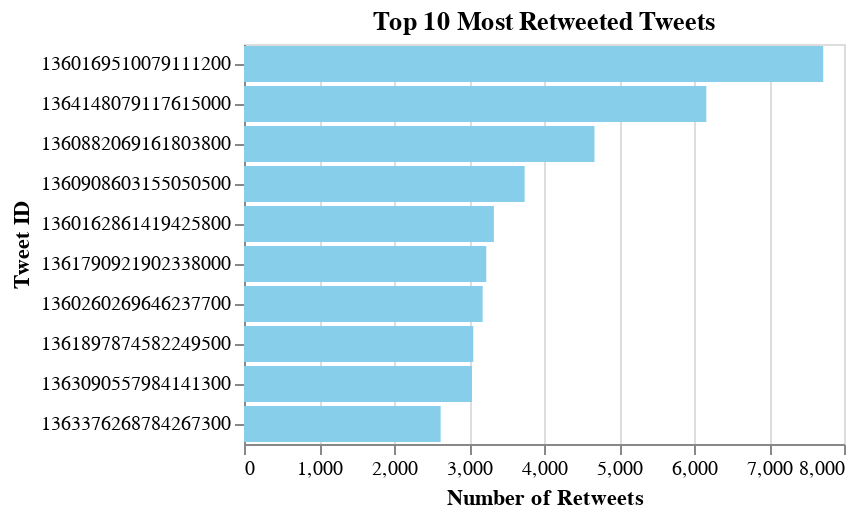

Notebook code cell kept with this figure:
### Code cell
top_retweeted = df[['id', 'content', 'retweets', 'language']].sort_values(by='retweets', ascending=False).head(10)

top_retweet_chart = alt.Chart(top_retweeted).mark_bar(color='skyblue').encode(
    alt.X('retweets:Q', title='Number of Retweets'),
    alt.Y('id:O', title='Tweet ID', sort='-x'),
    tooltip=[alt.Tooltip('content:N', title='Tweet Content'), 'language:N']  # Show the tweet content in the tooltip
).properties(
    title='Top 10 Most Retweeted Tweets'
)

# Display the chart
top_retweet_chart

### Figure 1 — Vega specification as saved in the notebook (floating-point values rounded to 4 significant figures)
{"$schema": "https://vega.github.io/schema/vega/v5.json", "data": [{"name": "source_0"}, {"name": "data_0", "values": [{"content": "अब farmlaw farmersprotest", "id": 1360169510079111173, "language": "hindi", "retweets_end": 7723.0, "retweets_start": 0.0}, {"content": "farmersprotest happen germani german govt block path barb wire dig highway label antin neither govt declar intern matter other comment guess democraci work", "id": 1364148079117615105, "language": "english", "retweets_end": 6164.0, "retweets_start": 0.0}, {"content": "disha ravi climat activist arrest delhi polic share toolkit post support farmersprotest disha arrest alarm world need pay attent freedisharavi tcoiygslpnjwz", "id": 1360882069161803779, "language": "english", "retweets_end": 4673.0, "retweets_start": 0.0}, {"content": "disha ravi broke court room told judg mere edit two line toolkit support farmer wrong nation treat anyon spread awar farmersprotest", "id": 1360908603155050498, "language": "english", "retweets_end": 3742.0, "retweets_start": 0.0}, {"content": "farmer sweet see farmersprotest modiwherearemissingfarm releasedetainedfarm tcostvwhwvbvq", "id": 1360162861419425795, "language": "english", "retweets_end": 3332.0, "retweets_start": 0.0}, {"content": "india target young women silenc dissent amp muzzl free speech climat activist disharavi arrest tweet benign googl doc farmersprotest bjp minist call erad amp onlin armi joke custodi rape", "id": 1361790921902338048, "language": "english", "retweets_end": 3230.0, "retweets_start": 0.0}, {"content": "bollywood betray panjab amp farmer india hero zero farmersprotest standwithfarm", "id": 1360260269646237699, "language": "english", "retweets_end": 3182.0, "retweets_start": 0.0}, {"content": "कर हम जब बन कर बस farmersprotest jittegakisaan", "id": 1361897874582249474, "language": "hindi", "retweets_end": 3057.0, "retweets_start": 0.0}, {"content": "और डर farmersprotest farmlaw", "id": 1363090557984141315, "language": "hindi", "retweets_end": 3040.0, "retweets_start": 0.0}, {"content": "और farmersprotest farmlaw", "id": 1363376268784267268, "language": "hindi", "retweets_end": 2622.0, "retweets_start": 0.0}]}, {"name": "source_0_y_domain_id", "values": [{"id": 1360169510079111173, "sort_field": 7723}, {"id": 1364148079117615105, "sort_field": 6164}, {"id": 1360882069161803779, "sort_field": 4673}, {"id": 1360908603155050498, "sort_field": 3742}, {"id": 1360162861419425795, "sort_field": 3332}, {"id": 1361790921902338048, "sort_field": 3230}, {"id": 1360260269646237699, "sort_field": 3182}, {"id": 1361897874582249474, "sort_field": 3057}, {"id": 1363090557984141315, "sort_field": 3040}, {"id": 1363376268784267268, "sort_field": 2622}]}], "signals": [{"name": "y_step", "value": 20}, {"name": "height", "update": "bandspace(domain('y').length, 0.1, 0.05) * y_step"}], "marks": [{"type": "rect", "name": "marks", "from": {"data": "data_0"}, "encode": {"update": {"x2": {"field": "retweets_start", "scale": "x"}, "tooltip": {"signal": "{\"Tweet Content\": isValid(datum[\"content\"]) ? datum[\"content\"] : \"\"+datum[\"content\"], \"language\": isValid(datum[\"language\"]) ? datum[\"language\"] : \"\"+datum[\"language\"]}"}, "height": {"signal": "max(0.25, bandwidth('y'))"}, "fill": {"value": "skyblue"}, "x": {"field": "retweets_end", "scale": "x"}, "y": {"field": "id", "scale": "y"}}}, "style": ["bar"]}], "scales": [{"name": "x", "type": "linear", "domain": {"data": "data_0", "fields": ["retweets_start", "retweets_end"]}, "range": [0, {"signal": "width"}], "zero": true, "nice": true}, {"name": "y", "type": "band", "domain": {"data": "source_0_y_domain_id", "field": "id", "sort": {"op": "max", "field": "sort_field", "order": "descending"}}, "range": {"step": {"signal": "y_step"}}, "paddingOuter": 0.05, "paddingInner": 0.1}], "axes": [{"scale": "x", "orient": "bottom", "domain": false, "grid": true, "maxExtent": 0, "zindex": 0, "aria": false, "tickCount": {"signal": "ceil(width/40)"}, "minExtent": 0, "labels": false, "ticks": false, "gridScale": "y"}, {"scale": "x", "zindex": 0, "title": "Number of Retweets", "grid": false, "orient": "bottom", "labelOverlap": true, "labelFlush": true, "tickCount": {"signal": "ceil(width/40)"}}, {"scale": "y", "zindex": 0, "title": "Tweet ID", "orient": "left", "grid": false}], "title": {"text": "Top 10 Most Retweeted Tweets", "frame": "group"}, "style": "cell", "width": 300, "padding": 5, "background": "white"}
